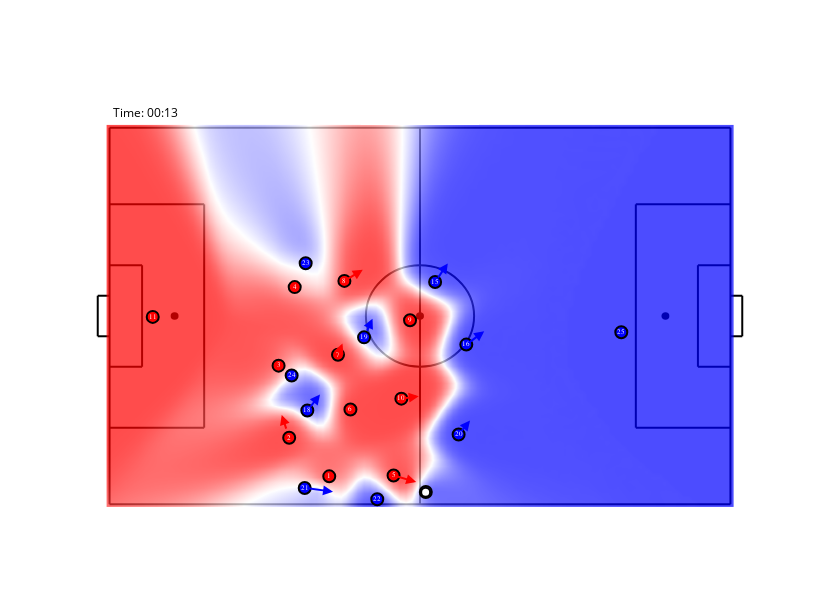

The notebook cell saved with this chart:
### Code cell
viz.add_heatmap([x]*101,[y]*101,[z]*101)
pic = viz.get_single_picture(346)
pic.show()

### Figure 1 — Plotly figure (JSON) as saved in the notebook; plotly's stock layout.template omitted (floating-point values rounded to 4 significant figures; data arrays with more than 128 entries replaced by an {"elided": "..."} marker saying what was removed)
{"data": [{"colorscale": [[0, "red"], [0.5, "white"], [1, "blue"]], "hoverinfo": "none", "opacity": 0.7, "showscale": false, "type": "heatmap", "x": [0, 1, 2, 3, 4, 5, 6, 7, 8, 9, 10, 11, 12, 13, 14, 15, 16, 17, 18, 19, 20, 21, 22, 23, 24, 25, 26, 27, 28, 29, 30, 31, 32, 33, 34, 35, 36, 37, 38, 39, 40, 41, 42, 43, 44, 45, 46, 47, 48, 49, 50, 51, 52, 53, 54, 55, 56, 57, 58, 59, 60, 61, 62, 63, 64, 65, 66, 67, 68, 69, 70, 71, 72, 73, 74, 75, 76, 77, 78, 79, 80, 81, 82, 83, 84, 85, 86, 87, 88, 89, 90, 91, 92, 93, 94, 95, 96, 97, 98, 99, 100, 101, 102, 103, 104, 105], "y": [0, 1, 2, 3, 4, 5, 6, 7, 8, 9, 10, 11, 12, 13, 14, 15, 16, 17, 18, 19, 20, 21, 22, 23, 24, 25, 26, 27, 28, 29, 30, 31, 32, 33, 34, 35, 36, 37, 38, 39, 40, 41, 42, 43, 44, 45, 46, 47, 48, 49, 50, 51, 52, 53, 54, 55, 56, 57, 58, 59, 60, 61, 62, 63, 64, 65, 66, 67, 68], "z": {"elided": "69x106 float values"}, "zsmooth": "best"}, {"hoverinfo": "none", "marker": {"color": ["red", "red", "red", "red", "red", "red", "red", "red", "red", "red", "red", "blue", "blue", "blue", "blue", "blue", "blue", "blue", "blue", "blue", "blue", "blue"], "line": {"color": "black", "width": 2}, "size": 12}, "mode": "markers+text", "showlegend": false, "text": [1, 2, 3, 4, 5, 6, 7, 8, 9, 10, 11, 15, 16, 17, 18, 19, 20, 21, 22, 23, 24, 25], "textfont": {"color": "white", "family": "sans serif", "size": 7}, "type": "scatter", "x": [37.15, 30.38, 28.58, 31.31, 48.03, 40.74, 38.63, 39.72, 50.81, 49.35, 7.302, 55.06, 60.33, 53.48, 33.44, 43.04, 59.03, 33.0, 45.27, 33.16, 30.79, 86.54], "y": [5.052, 12.01, 25.03, 39.22, 5.212, 17.11, 27.0, 40.34, 33.22, 19.08, 33.84, 40.13, 28.84, 2.219, 16.93, 30.15, 12.61, 2.953, 0.9139, 43.52, 23.26, 31.06]}, {"hoverinfo": "none", "marker": {"color": ["white"], "line": {"color": "black", "width": 2}, "size": 9}, "mode": "markers+text", "showlegend": false, "text": [-1], "textfont": {"color": "white", "family": "sans serif", "size": 7}, "type": "scatter", "x": [53.45], "y": [2.192]}, {"hoverinfo": "none", "mode": "text", "showlegend": false, "text": "Time: 00:13", "textfont": {"color": "black"}, "type": "scatter", "x": [6], "y": [70.5]}, {"fill": "toself", "fillcolor": "white", "hoverinfo": "none", "mode": "none", "showlegend": false, "type": "scatter", "x": [42.5, 62.5, 62.5, 42.5, 42.5], "y": [68.5, 68.5, 72.5, 72.5, 68.5]}, {"hoverinfo": "none", "mode": "text", "showlegend": false, "text": " ", "textfont": {"color": "black"}, "type": "scatter", "x": [52.5], "y": [70.5]}], "layout": {"annotations": [{"arrowcolor": "red", "arrowhead": 2, "arrowsize": 1, "arrowwidth": 2, "ax": 30.38, "axref": "x", "ay": 12.01, "ayref": "y", "showarrow": true, "x": 29.12, "xref": "x", "y": 16.14, "yref": "y"}, {"arrowcolor": "red", "arrowhead": 2, "arrowsize": 1, "arrowwidth": 2, "ax": 48.03, "axref": "x", "ay": 5.212, "ayref": "y", "showarrow": true, "x": 51.85, "xref": "x", "y": 4.015, "yref": "y"}, {"arrowcolor": "red", "arrowhead": 2, "arrowsize": 1, "arrowwidth": 2, "ax": 38.63, "axref": "x", "ay": 27.0, "ayref": "y", "showarrow": true, "x": 39.39, "xref": "x", "y": 29.04, "yref": "y"}, {"arrowcolor": "red", "arrowhead": 2, "arrowsize": 1, "arrowwidth": 2, "ax": 39.72, "axref": "x", "ay": 40.34, "ayref": "y", "showarrow": true, "x": 42.82, "xref": "x", "y": 42.35, "yref": "y"}, {"arrowcolor": "red", "arrowhead": 2, "arrowsize": 1, "arrowwidth": 2, "ax": 49.35, "axref": "x", "ay": 19.08, "ayref": "y", "showarrow": true, "x": 52.29, "xref": "x", "y": 19.51, "yref": "y"}, {"arrowcolor": "blue", "arrowhead": 2, "arrowsize": 1, "arrowwidth": 2, "ax": 55.06, "axref": "x", "ay": 40.13, "ayref": "y", "showarrow": true, "x": 57.2, "xref": "x", "y": 43.5, "yref": "y"}, {"arrowcolor": "blue", "arrowhead": 2, "arrowsize": 1, "arrowwidth": 2, "ax": 60.33, "axref": "x", "ay": 28.84, "ayref": "y", "showarrow": true, "x": 63.35, "xref": "x", "y": 31.23, "yref": "y"}, {"arrowcolor": "blue", "arrowhead": 2, "arrowsize": 1, "arrowwidth": 2, "ax": 33.44, "axref": "x", "ay": 16.93, "ayref": "y", "showarrow": true, "x": 35.58, "xref": "x", "y": 19.81, "yref": "y"}, {"arrowcolor": "blue", "arrowhead": 2, "arrowsize": 1, "arrowwidth": 2, "ax": 43.04, "axref": "x", "ay": 30.15, "ayref": "y", "showarrow": true, "x": 44.47, "xref": "x", "y": 33.52, "yref": "y"}, {"arrowcolor": "blue", "arrowhead": 2, "arrowsize": 1, "arrowwidth": 2, "ax": 59.03, "axref": "x", "ay": 12.61, "ayref": "y", "showarrow": true, "x": 60.96, "xref": "x", "y": 15.11, "yref": "y"}, {"arrowcolor": "blue", "arrowhead": 2, "arrowsize": 1, "arrowwidth": 2, "ax": 33.0, "axref": "x", "ay": 2.953, "ayref": "y", "showarrow": true, "x": 37.79, "xref": "x", "y": 2.273, "yref": "y"}], "autosize": false, "height": 612, "plot_bgcolor": "white", "shapes": [{"layer": "below", "line": {"color": "black", "width": 2}, "type": "line", "x0": 52.5, "x1": 52.5, "y0": 0, "y1": 68}, {"layer": "below", "line": {"color": "black", "width": 2}, "type": "line", "x0": 0, "x1": 16, "y0": 54.16, "y1": 54.16}, {"layer": "below", "line": {"color": "black", "width": 2}, "type": "line", "x0": 16, "x1": 16, "y0": 54.16, "y1": 13.84}, {"layer": "below", "line": {"color": "black", "width": 2}, "type": "line", "x0": 16, "x1": 0, "y0": 13.84, "y1": 13.84}, {"layer": "below", "line": {"color": "black", "width": 2}, "type": "line", "x0": 0, "x1": 5.5, "y0": 24.84, "y1": 24.84}, {"layer": "below", "line": {"color": "black", "width": 2}, "type": "line", "x0": 5.5, "x1": 5.5, "y0": 24.84, "y1": 43.16}, {"layer": "below", "line": {"color": "black", "width": 2}, "type": "line", "x0": 5.5, "x1": 0, "y0": 43.16, "y1": 43.16}, {"layer": "below", "line": {"color": "black", "width": 2}, "type": "line", "x0": 105, "x1": 89, "y0": 54.16, "y1": 54.16}, {"layer": "below", "line": {"color": "black", "width": 2}, "type": "line", "x0": 89, "x1": 89, "y0": 54.16, "y1": 13.84}, {"layer": "below", "line": {"color": "black", "width": 2}, "type": "line", "x0": 89, "x1": 105, "y0": 13.84, "y1": 13.84}, {"layer": "below", "line": {"color": "black", "width": 2}, "type": "line", "x0": 105, "x1": 99.5, "y0": 24.84, "y1": 24.84}, {"layer": "below", "line": {"color": "black", "width": 2}, "type": "line", "x0": 99.5, "x1": 99.5, "y0": 24.84, "y1": 43.16}, {"layer": "below", "line": {"color": "black", "width": 2}, "type": "line", "x0": 99.5, "x1": 105, "y0": 43.16, "y1": 43.16}, {"fillcolor": "black", "layer": "below", "line": {"color": "black"}, "type": "circle", "x0": 10.5, "x1": 11.5, "xref": "x", "y0": 33.5, "y1": 34.5, "yref": "y"}, {"fillcolor": "black", "layer": "below", "line": {"color": "black"}, "type": "circle", "x0": 93.5, "x1": 94.5, "xref": "x", "y0": 33.5, "y1": 34.5, "yref": "y"}, {"fillcolor": "black", "layer": "below", "line": {"color": "black"}, "type": "circle", "x0": 52, "x1": 53, "xref": "x", "y0": 33.5, "y1": 34.5, "yref": "y"}, {"layer": "below", "line": {"color": "black"}, "type": "circle", "x0": 43.35, "x1": 61.65, "xref": "x", "y0": 24.85, "y1": 43.15, "yref": "y"}, {"layer": "below", "line": {"color": "black", "width": 2}, "type": "line", "x0": 0, "x1": 105, "y0": 0, "y1": 0}, {"layer": "below", "line": {"color": "black", "width": 2}, "type": "line", "x0": 0, "x1": 0, "y0": 0, "y1": 68}, {"layer": "below", "line": {"color": "black", "width": 2}, "type": "line", "x0": 0, "x1": 105, "y0": 68, "y1": 68}, {"layer": "below", "line": {"color": "black", "width": 2}, "type": "line", "x0": 105, "x1": 105, "y0": 0, "y1": 68}, {"layer": "below", "line": {"color": "black", "width": 2}, "type": "line", "x0": 0, "x1": -2, "y0": 30.34, "y1": 30.34}, {"layer": "below", "line": {"color": "black", "width": 2}, "type": "line", "x0": 0, "x1": -2, "y0": 37.66, "y1": 37.66}, {"layer": "below", "line": {"color": "black", "width": 2}, "type": "line", "x0": -2, "x1": -2, "y0": 30.34, "y1": 37.66}, {"layer": "below", "line": {"color": "black", "width": 2}, "type": "line", "x0": 105, "x1": 107, "y0": 30.34, "y1": 30.34}, {"layer": "below", "line": {"color": "black", "width": 2}, "type": "line", "x0": 105, "x1": 107, "y0": 37.66, "y1": 37.66}, {"layer": "below", "line": {"color": "black", "width": 2}, "type": "line", "x0": 107, "x1": 107, "y0": 30.34, "y1": 37.66}], "width": 840, "xaxis": {"range": [-5, 110], "showgrid": false, "showticklabels": false, "zeroline": false}, "yaxis": {"range": [-5, 73], "showgrid": false, "showticklabels": false, "zeroline": false}}}
